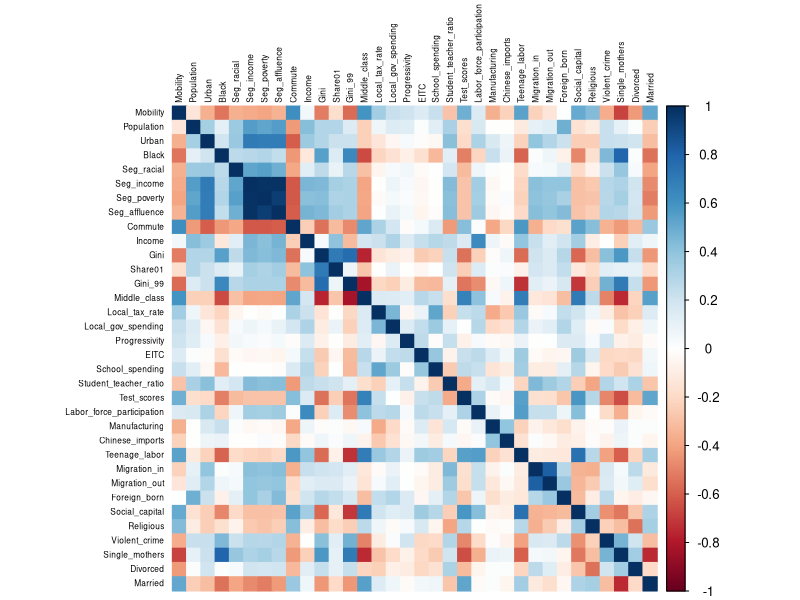
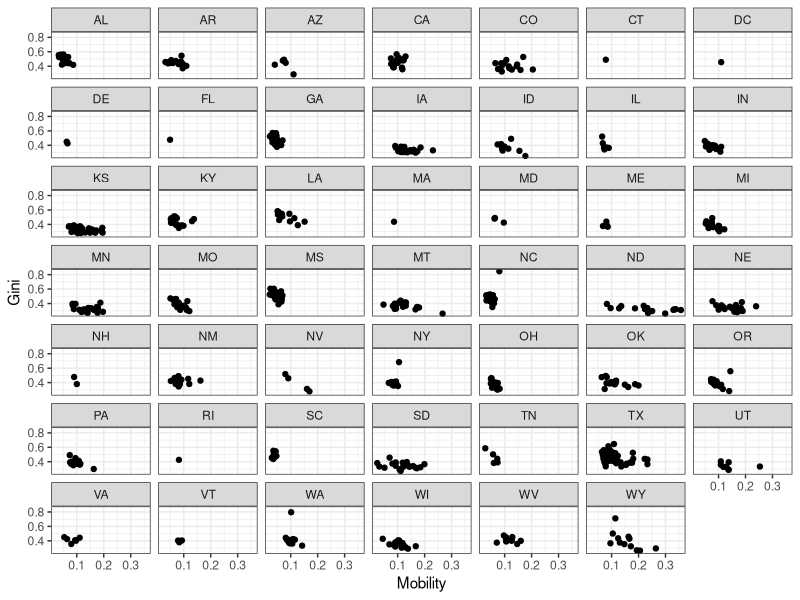

Write the R code that produced these figures, in order.
## ---- chunk 1
knitr::opts_chunk$set(echo = TRUE)
## ---- chunk 2
# Import dependencies
library(ggplot2)
library(dplyr)
library(corrplot)
library(tidyr)

theme_set(theme_bw())

# Import data
mobility <- read.csv("mobility-all.csv", header = TRUE)
## ---- chunk 3
# Check which columns have NA/null values
print(colSums(is.na(mobility)))

# for (i in colSums(is.na(mobility))) {
#   if (i != 0) {print(i)}
# }
## ---- chunk 4
# Drop columns with >100 NA values
mobility <- mobility[,!(names(mobility) %in% c("Colleges","Tuition", "Graduation", "HS_dropout"))]

# Drop rows with NAs
mobility <- drop_na(mobility)
## ---- chunk 5
# Recheck NA
for (i in colSums(is.na(mobility))) {
  if (as.numeric(i) != 0) {print(i)}
}
## ---- chunk 6
mobility_numeric <- mobility[,!(names(mobility) %in% c("ID","Name", "State", "Latitude", "Longitude"))]

corrplot(cor(mobility_numeric),
         tl.col = "black",
         tl.cex = .5, 
         method = 'color')
## ---- chunk 7
# Drop highly correlated variables
mobility <- mobility[,!(names(mobility) %in% c("Seg_income","Seg_affluence", "Share01", "Gini_99"))]

mobility_numeric <- mobility[,!(names(mobility) %in% c("ID","Name", "State", "Latitude", "Longitude"))]
## ---- chunk 8
ggplot(mobility, aes(Mobility, Gini)) + 
  geom_point() +
  facet_wrap(~State)
## ---- chunk 9
northeast <- c("northeast", "CT", "ME", "MA", "NH", "NJ", "NY", "PA", "RI", "VT")
southeast <- c("AL", "AR", "FL", "GA", "KY", "LA", "MS", "NC", "SC", "TN", "VA", "WV")
midwest <- c("IL", "IN", "IA", "KS", "MI", "MN", "MO", "NE", "ND", "OH", "SD", "WI")
southwest <- c("AZ", "NM", "OK", "TX")
west <- c("AK", "CA", "CO", "HI", "ID", "MT", "NV", "OR", "UT", "WA", "WY")

us_regions <- c(northeast, southeast, southwest, midwest, west)

count <- 1

for (i in mobility$State) {
  for (j in us_regions) {
    if (i %in% j) {
      mobility$region[count] <- j[1]
    }
  }
  count = count + 1 
}


